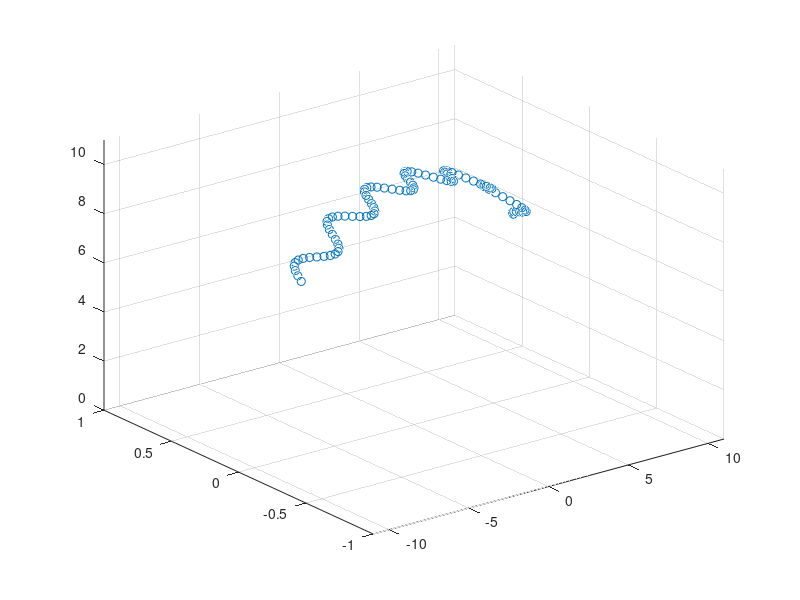

Write MATLAB code to recreate this figure.
%% Parameterization of a sinusoid along a cylindrical section

theta = linspace(-45,45);
r = 10;
t = linspace(0,5*pi);

x = r*sind(theta);
y = 0.1*sin(2.5*t);
z = r*cosd(theta);

scatter3(x,y,z)
xlim([-1.1*r 1.1*r])
ylim([-1 1])
zlim([0 1.1*r])